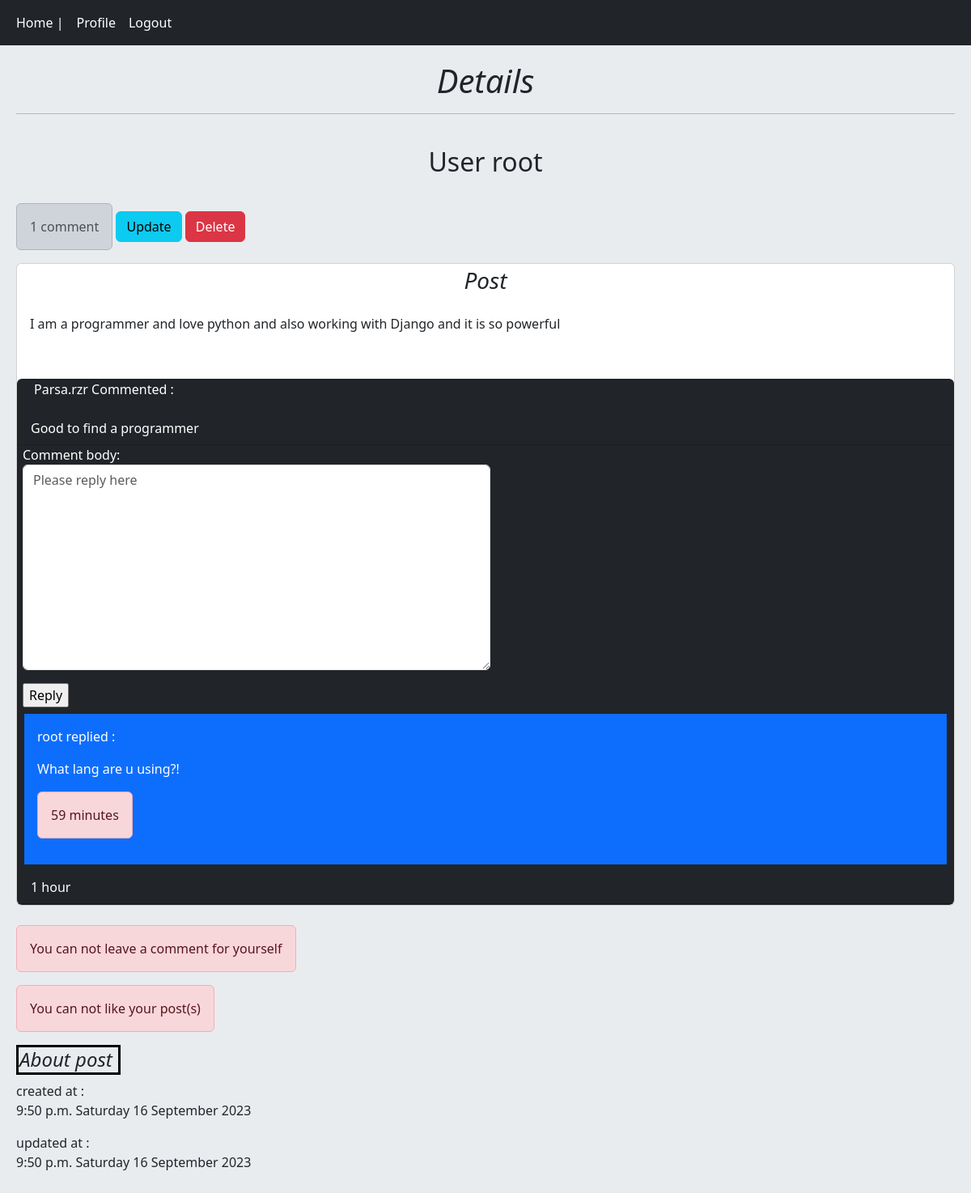
The page /post/detail/28/i-am-a-programmer-and-love-pyt/ (signed in) on the database its author committed.
### Home/models.py (models this page shows, shortened)
class Post(models.Model) :
    user = models.ForeignKey(to=User,on_delete=models.CASCADE,related_name='posts')
    post_title = models.CharField(max_length=100,blank=True,null=True)
    post_body = models.TextField()
    slug = models.SlugField()
    create = models.DateTimeField(auto_now_add=True)
    update = models.DateTimeField(auto_now=True)
    class Meta :
        ordering = ('-create','-update','post_body')

class Post_Comment(models.Model) :
    user = models.ForeignKey(to=User,on_delete=models.CASCADE,related_name='user_comments')
    post = models.ForeignKey(to=Post,on_delete=models.CASCADE,related_name='post_comments')
    reply_comment = models.ForeignKey(to='self',on_delete=models.CASCADE,related_name='reply_comments',null=True,blank=True) # The post that we replied on
    is_reply = models.BooleanField(default=False)
    comment_body = models.CharField(max_length=400)
    create = models.DateTimeField(auto_now_add=True)

### Home/views.py (the view, shortened to what this page needs)
# urls.py: path('post/detail/<int:post_id>/<slug:post_slug>/',views.Post_DetailView.as_view(),name='detail'),
class Post_DetailView(LoginRequiredMixin,View) :
    template_name = 'Home/Detail.html'
    form_class = Post_CommentForm
    reply_form_class = Post_Reply_CommentForm
    def setup(self, request, *args, **kwargs):
        self.post_comment_ins = get_object_or_404(Post,pk=kwargs['post_id'],slug=kwargs['post_slug'])
        return super().setup(request,*args,**kwargs)
    def dispatch(self, request, *args, **kwargs):
        if not request.user.is_authenticated :
            messages.warning(request,'To access detail page , you must login first',extra_tags='warning')
            return redirect('account:login')
        return super().dispatch(request,*args,**kwargs)
    def get(self,request,post_id,post_slug) :
        form = self.form_class()
        post = get_object_or_404(Post,pk=post_id,slug=post_slug)
        post_comments = self.post_comment_ins.post_comments.filter(is_reply=False)
        can_like = False
        if request.user.id != post.user.id and post.user_can_like(request.user) :
            can_like = True
        return render(request,self.template_name,
                      context={'post':post,'post_comments':post_comments,'form':form,'reply_form':self.reply_form_class,'can_like':can_like})

### Home/forms.py
class Post_CommentForm(forms.ModelForm) :
    class Meta :
        model = Post_Comment
        fields = ('comment_body',)
        widgets = {
            'comment_body' : forms.Textarea(attrs={'class':'form-control','placeholder':'Please enter your comment here'})
        }

### Home/templates/Home/Detail.html (shortened to what this page needs)
{% extends 'Base.html' %}
{% block content %}
    <h1 style="text-align: center"><i>Details</i></h1><hr><br>
    <h2 style="text-align: center">User {{post.user}}</h2><br>
    {% if post_comments.count == 1 %}
        <p style="display: inline-block" class="alert alert-dark">{{post_comments.count}} comment</p>
    {% elif post_comments.count > 1 %}
        <p style="display: inline-block" class="alert alert-dark">{{post_comments.count}} comments</p>
    {% endif %}
    {% if request.user.id == post.user.id %}
        <a style="margin-bottom: 4px" class="btn btn-info" href="{% url 'Home:update' post.id %}">Update</a>
        <a style="margin-bottom: 4px" class="btn btn-danger" href="{% url 'Home:delete' post.id %}">Delete</a>
    {% endif %}
    <div class="card">
        <h3 style="text-align: center ; margin-top: 4px"><i>Post</i></h3>
        <p class="card-body">
            {{post.post_body}}<br>
        </p><br>
        <div class="card text-white bg-dark">
            {% for post_comment in post_comments %}
                <p style="margin-left: 20px">{{post_comment.user}} Commented : </p>
                <p class="card-header">{{post_comment.comment_body}}</p>
                {% if request.user.is_authenticated %}
                    <form style="margin-left: 6px" action="{% url 'Home:reply' post.id post_comment.id %}" method="post" class="col-md-6">
                        {{reply_form.as_p}}
                        <input type="submit" value="Reply">
                    </form>
                {% endif %}
                {% with reply_comments=post_comment.reply_comments.all %}
                    {% for reply_comment in reply_comments %}
                        <div class="bg-primary p-3 m-2">
                            <p>{{reply_comment.user}} replied : </p>
                            <p>{{reply_comment.comment_body}}</p>
                            <p style="display: inline-block" class="alert alert-danger">{{reply_comment.create | timesince}}</p>
                        </div>
                    {% endfor %}
                {% endwith %}
                <p class="card-header">{{post_comment.create | timesince}}</p>
            {% empty %}
                {% if request.user.id != post.user.id %}
                    <p style="text-align: center;margin-top: 10px">No comments yet for this post</p>
                {% endif %}
            {% endfor %}
        </div>
    </div><br>
    {% if request.user.id != post.user.id %}
        <form action="" method="post" class="col-md-6" novalidate>
            {% csrf_token %}
            {{form.as_p}}
            <input type="submit" value="Leave a comment">
        </form><br>
    {% else %}
        <p style="display: inline-block" class="alert alert-danger">You can not leave a comment for yourself</p><br>
        <p style="display: inline-block" class="alert alert-danger">You can not like your post(s)</p>
    {% endif %}<br>
    <h4 class="about" style="border: black solid;display: inline-block;width: 129px;padding: 1px;"><i>About post</i></h4><br>
    created at : <p>{{post.create | date:'P l j F Y'}}</p>
    updated at : <p>{{post.update | date:'P l j F Y'}}</p>
{% endblock %}

### templates/Base.html (shortened to what this page needs)
<!DOCTYPE html>
<html lang="en">
<head>
    <link href="https://cdn.jsdelivr.net/npm/bootstrap@5.3.1/dist/css/bootstrap.min.css" rel="stylesheet">
</head>
<body>
    {% include 'incs/Navbar.html' %}
    <div class="jumbotron">
        {% block content %}{% endblock %}
    </div>
</body>
</html>

### templates/incs/Navbar.html
<nav class="navbar navbar-expand-lg navbar-dark bg-dark">
  <div class="container-fluid">
      <div class="navbar-nav">
          <a class="nav-link active" href="{% url 'Home:home' %}">Home |</a>
          {% if request.user.is_authenticated %}
              <a class="nav-link active" href="{% url 'account:profile' request.user.id %}">Profile</a>
              <a class="nav-link active" href="{% url 'account:logout' %}">Logout</a>
          {% else %}
              <a class="nav-link active" href="{% url 'account:register' %}">Register</a>
              <a class="nav-link active" href="{% url 'account:login' %}">Login</a>
          {% endif %}
      </div>
  </div>
</nav>

### templates/Base.html (style rules this page uses)
.jumbotron { padding: 20px; margin-bottom: 20px; background-color: #e9ecef; }

### rows shown on the page
Post: user "root", post_body "I am a programmer and love python and also working with Django and it is so powerful", create "9:50 p.m. Saturday 16 September 2023", update "9:50 p.m. Saturday 16 September 2023"
Post_Comment: user "Parsa.rzr", comment_body "Good to find a programmer", create "1 hour"
Post_Comment: user "root", comment_body "What lang are u using?!", create "59 minutes"

### other values the page prints
{{ post_comments.count }} "1"
